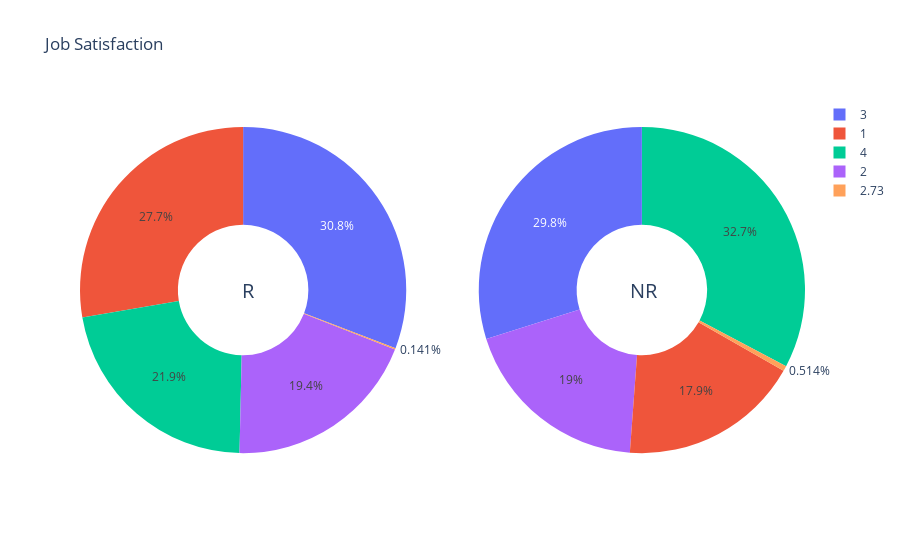

Write notebook code for a chart like this one.
### Code cell
#Comparativo de la satisfaccion laboral de las personas que se retiran y las que no.

import plotly.graph_objects as go
from plotly.subplots import make_subplots

import plotly.express as px

dic1=df_retirados['JobSatisfaction'].value_counts().to_dict()
dic2=df_no_retirados['JobSatisfaction'].value_counts().to_dict()

# Create subplots: use 'domain' type for Pie subplot
fig = make_subplots(rows=1, cols=2, specs=[[{'type':'domain'}, {'type':'domain'}]])
fig.add_trace(go.Pie(labels=list(dic1.keys()), values=list(dic1.values()), name="Retirados"),
              1, 1)
fig.add_trace(go.Pie(labels=list(dic2.keys()), values=list(dic2.values()), name="No Retirados"),
              1, 2)

# Use `hole` to create a donut-like pie chart
fig.update_traces(hole=.4, hoverinfo="label+percent+name")

fig.update_layout(
    title_text="Job Satisfaction",
    # Add annotations in the center of the donut pies.
    annotations=[dict(text='R', x=0.22, y=0.5, font_size=20, showarrow=False),
                 dict(text='NR', x=0.8, y=0.5, font_size=20, showarrow=False)])
fig.show()

### Figure 1 — Plotly figure (JSON) as saved in the notebook; plotly's stock layout.template omitted (floating-point values rounded to 4 significant figures)
{"data": [{"domain": {"x": [0, 0.45], "y": [0, 1]}, "hole": 0.4, "hoverinfo": "label+percent+name", "labels": [3, 1, 4, 2, 2.73], "name": "Retirados", "type": "pie", "values": [219, 197, 156, 138, 1]}, {"domain": {"x": [0.55, 1], "y": [0, 1]}, "hole": 0.4, "hoverinfo": "label+percent+name", "labels": [4, 3, 2, 1, 2.73], "name": "No Retirados", "type": "pie", "values": [1211, 1104, 702, 663, 19]}], "layout": {"annotations": [{"font": {"size": 20}, "showarrow": false, "text": "R", "x": 0.22, "y": 0.5}, {"font": {"size": 20}, "showarrow": false, "text": "NR", "x": 0.8, "y": 0.5}], "title": {"text": "Job Satisfaction"}}}
